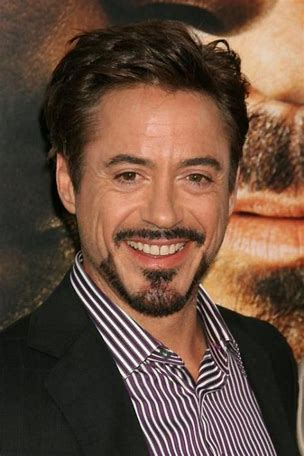
#> input picture DAY1/data/RDJ.jpg, 304 x 456 px, given in place of the camera
$ python collectdata.py
#> lines starting #> are read from the running program, lines starting #| are printed output that depends on the picture; after the words box and inside, x2 and y2 are one past the last pixel; in counts of white or black regions, pixels touching at a corner belong together
### FaceDetection & Recognition/utils.py
import cv2

from config import MODELS

# load model
face_classifier = cv2.CascadeClassifier(MODELS)


def face_extractor(img):
    gray = cv2.cvtColor(img, cv2.COLOR_BGR2GRAY)
    faces = face_classifier.detectMultiScale(gray, 1.3, 5)
    cropped_face = None

    if faces is ():
        return None

    for (x, y, w, h) in faces:
        cropped_face = img[y:y + h, x:x + w]

    return cropped_face


# [12 lines left out: function face_detector, not called in this run]

### FaceDetection & Recognition/collectdata.py

from config import *
from utils import *

cap = cv2.VideoCapture(0)
count = 0

while True:
    ret, frame = cap.read()
#> frame is the input picture: shape (456, 304, 3); mean B, G, R 61.8, 77.3, 103.3

    if face_extractor(frame) is not None:
#> in face_extractor, `gray = cv2.cvtColor(img, cv2.COLOR_BGR2GRAY)`:
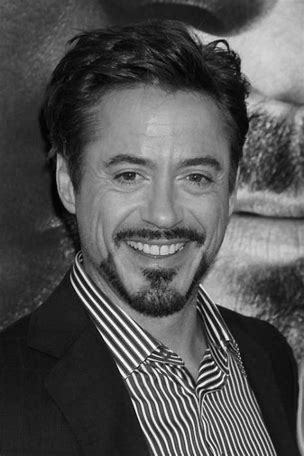
#> gray: shape (456, 304); min 0, max 254, mean 83.3
#> in face_extractor, `faces = face_classifier.detectMultiScale(gray, 1.3, 5)`: faces = [[62, 98, 193, 193]]
#> the loop in face_extractor, `for (x, y, w, h) in faces:` made 1 pass
#> pass 1, in face_extractor, `cropped_face = img[y:y + h, x:x + w]`:
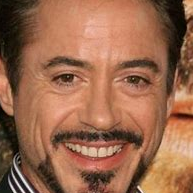
#> cropped_face: shape (193, 193, 3); mean B, G, R 76.7, 103.5, 152.9
        count += 1
#> count = 1
        face = cv2.resize(face_extractor(frame), (200, 200))
#> the loop in face_extractor (call 2), `for (x, y, w, h) in faces:` made 1 pass
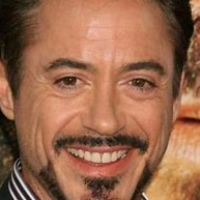
#> face: shape (200, 200, 3); mean B, G, R 76.5, 103.4, 152.8


        face = cv2.cvtColor(face, cv2.COLOR_BGR2GRAY)
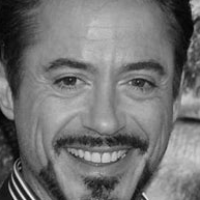
#> face: shape (200, 200); min 4, max 238, mean 115.1

        file_name_path = 'faces/user' + str(count) + '.jpg'
#> file_name_path = 'faces/user1.jpg'

        cv2.imwrite(file_name_path, face)
        cv2.putText(face, str(count), (50, 50), cv2.FONT_HERSHEY_COMPLEX, 1, (0, 255, 0), 2)
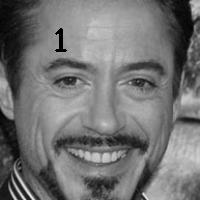
#> face: shape (200, 200); 0.31% of pixels changed, all inside (x1, y1, x2, y2) = (55, 28, 67, 52)
        cv2.imshow('FACE CROPPER ', face)
    else:
        print('face not found ')

    if cv2.waitKey(1) == 13 or count == TOTAL_IMAGES:
#> (key Esc is pressed here)
        break

cap.release()
cv2.destroyAllWindows()
print('Collecting Samples Complete  !!!!')
